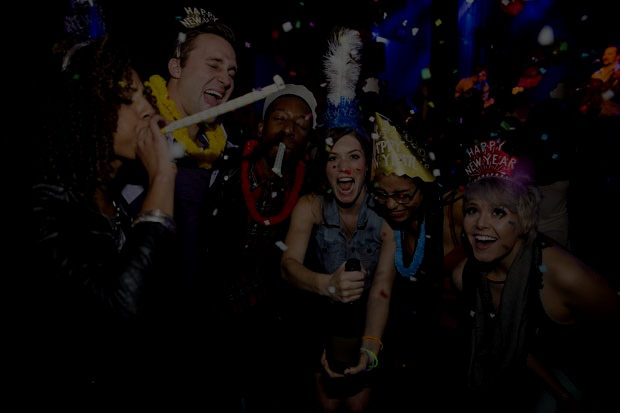
#> input picture darks/cooled_New-Years-Eve-at-home-Brits-shun-pubs-40-million-celebration-766689.JPG, 620 x 413 px; its folder holds only this picture in this run
$ python lightTest.py
#> lines starting #> are read from the running program, lines starting #| are printed output that depends on the picture
import cv2
import numpy as np
import matplotlib.pyplot as plt
from imutils import paths
import os
from PIL import Image,ImageStat

input_folder = "darks"
image_paths = list(paths.list_images(input_folder))
output = 'lights'

def brightness( im_file ):
   im = Image.open(im_file).convert('L')
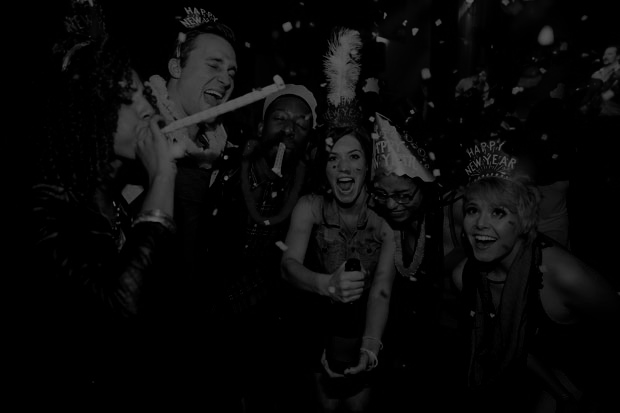
#> im: PIL image 620x413 L; min 0, max 101, mean 9.5
   stat = ImageStat.Stat(im)
   return stat.rms[0]

brights = []

for path in image_paths:
    # Load the image
    light = int(brightness(path))
#> light = 20
    print(f'{path.split("/")[-1]}: {light}')
#| cooled_New-Years-Eve-at-home-Brits-shun-pubs-40-million-celebration-766689.JPG: 20
    brights.append(light)
    # [5 lines of commented-out code are left out]


brightsData = np.array(brights)
#> brightsData = [20]
print('length: ', len(brights) )
#| length:  1
indices = np.array(range(len(brightsData)))
#> indices = [0]
plt.boxplot(brightsData)
# Create a histogram
# plt.hist(brightsData, bins=range(min(brightsData), max(brightsData) + 2))
# plt.scatter(indices,brightsData)
# plt.plot(brightsData)
plt.show()
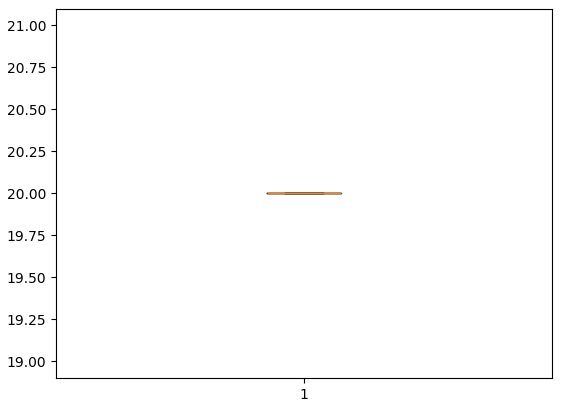
#> figure drawn by matplotlib, 1 panel
print(np.array(brights).std())
#| 0.0

$ run again, on darks/cooled_love_on_earth.JPG
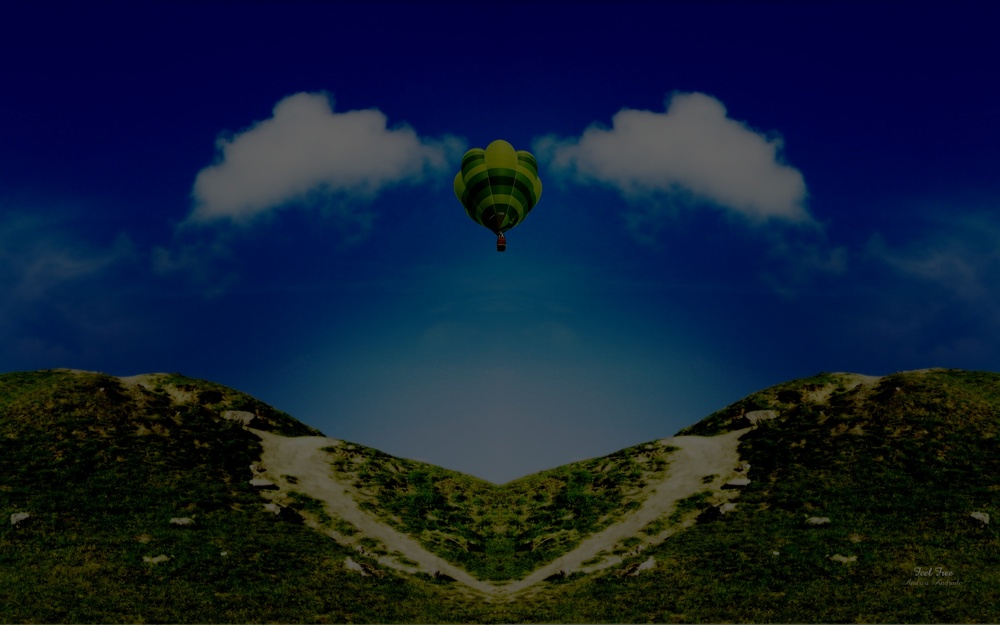
#> input picture darks/cooled_love_on_earth.JPG, 1000 x 625 px, shrunk from 1920 x 1200 before the run
#> in brightness, `im = Image.open(im_file).convert('L')`:
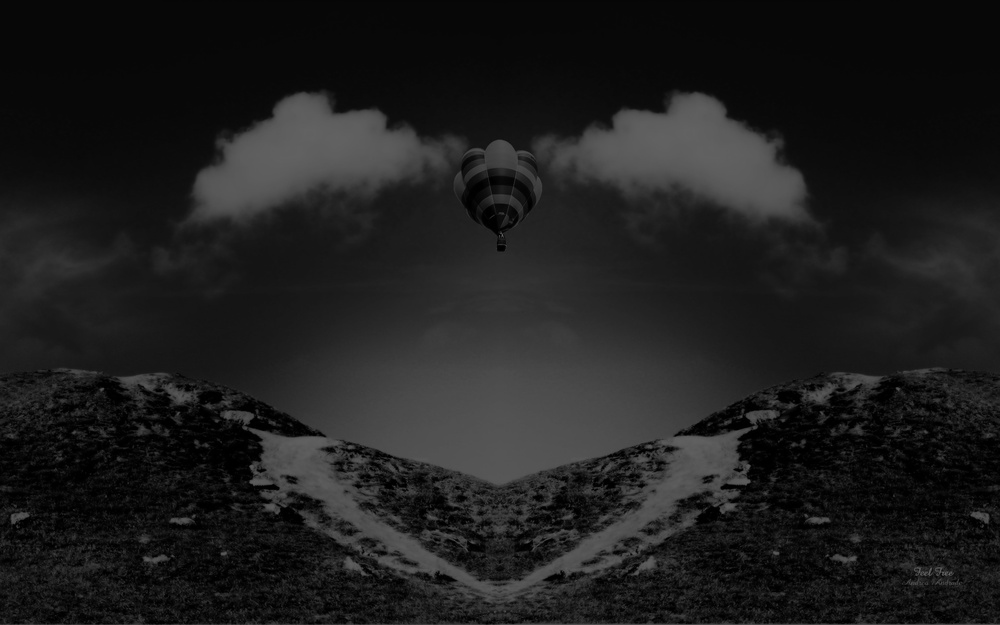
#> im: PIL image 1000x625 L; min 0, max 106, mean 29.8
#> light = 38
#| cooled_love_on_earth.JPG: 38
#> brightsData = [38]
#| length:  1
#> indices = [0]
#> `plt.show()`:
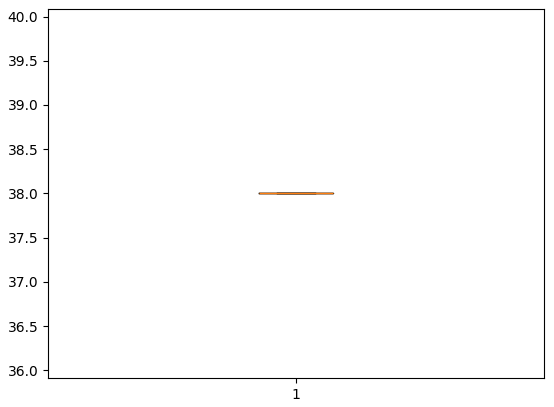
#> figure drawn by matplotlib, 1 panel
#| 0.0

$ run again, on darks/cooled_luke-dahlgren-350329-unsplash.JPG
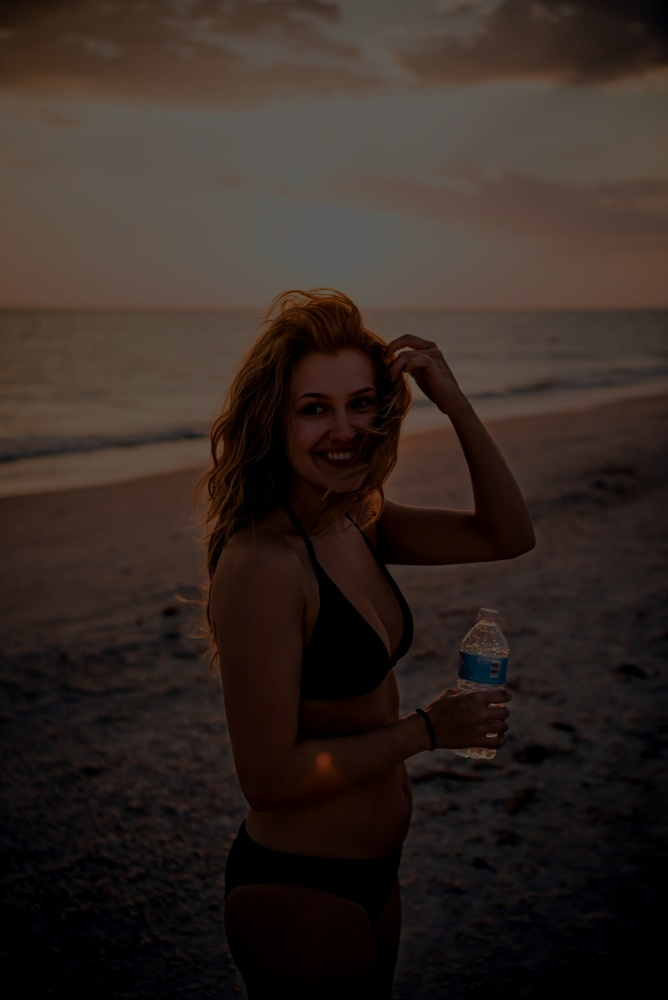
#> input picture darks/cooled_luke-dahlgren-350329-unsplash.JPG, 668 x 1000 px, shrunk from 1689 x 2530 before the run
#> in brightness, `im = Image.open(im_file).convert('L')`:
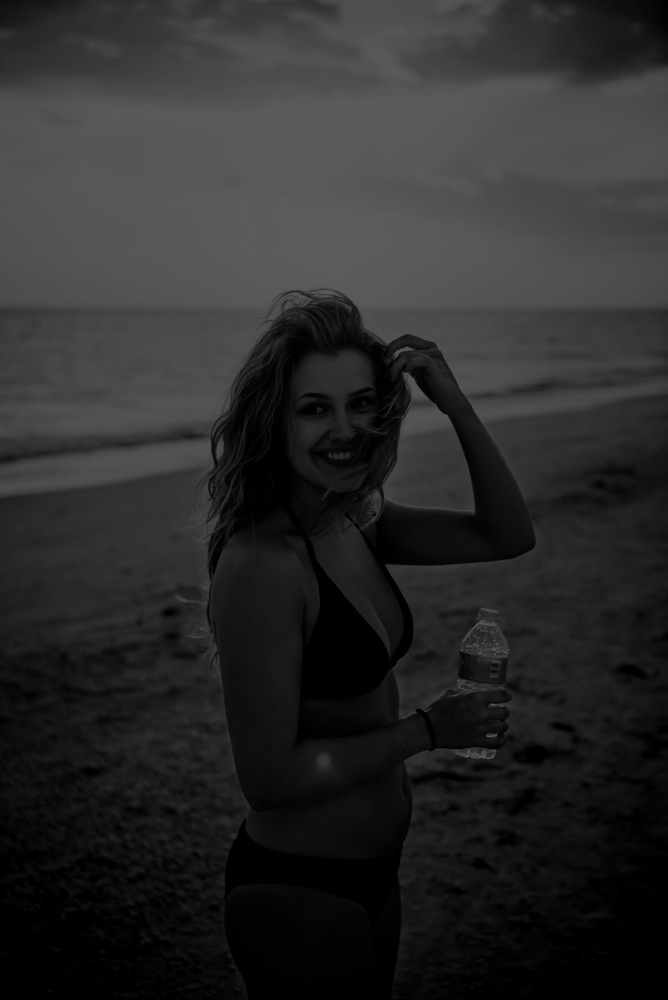
#> im: PIL image 668x1000 L; min 0, max 94, mean 42.5
#> light = 52
#| cooled_luke-dahlgren-350329-unsplash.JPG: 52
#> brightsData = [52]
#| length:  1
#> indices = [0]
#> `plt.show()`:
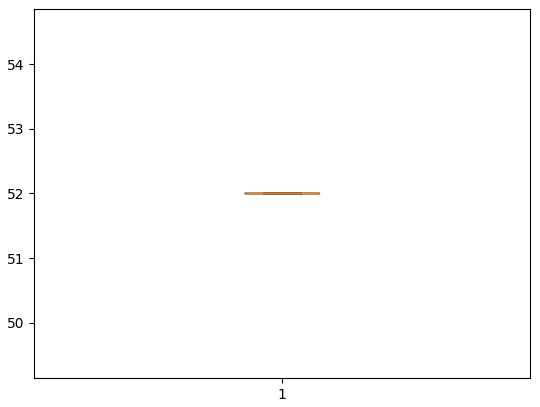
#> figure drawn by matplotlib, 1 panel
#| 0.0

$ run again, on darks/cooled_maid-milinkic-628112-unsplash.JPG
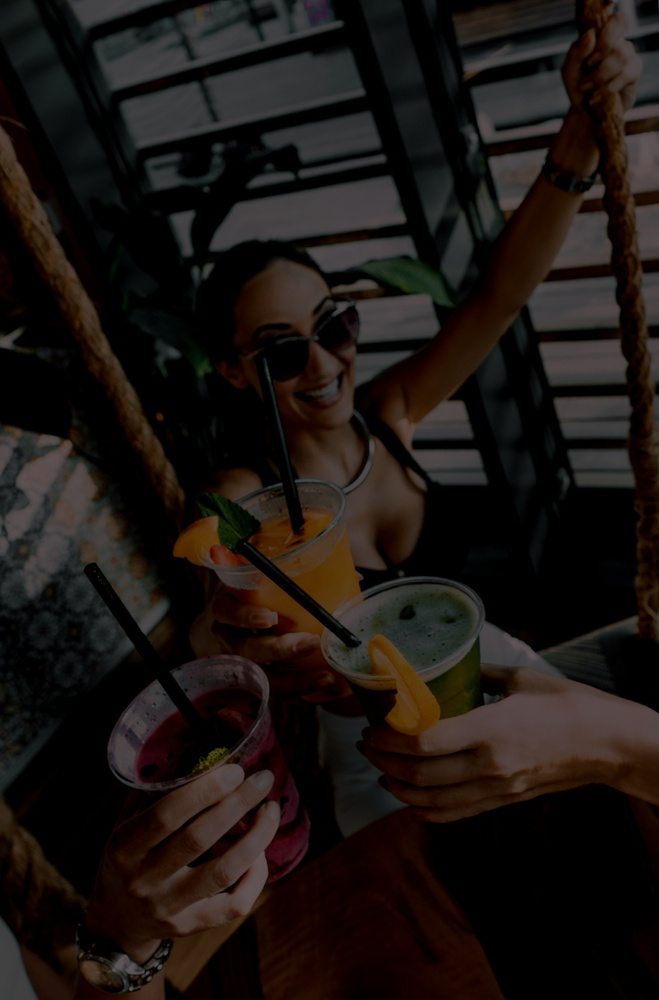
#> input picture darks/cooled_maid-milinkic-628112-unsplash.JPG, 659 x 1000 px, shrunk from 2316 x 3517 before the run
#> in brightness, `im = Image.open(im_file).convert('L')`:
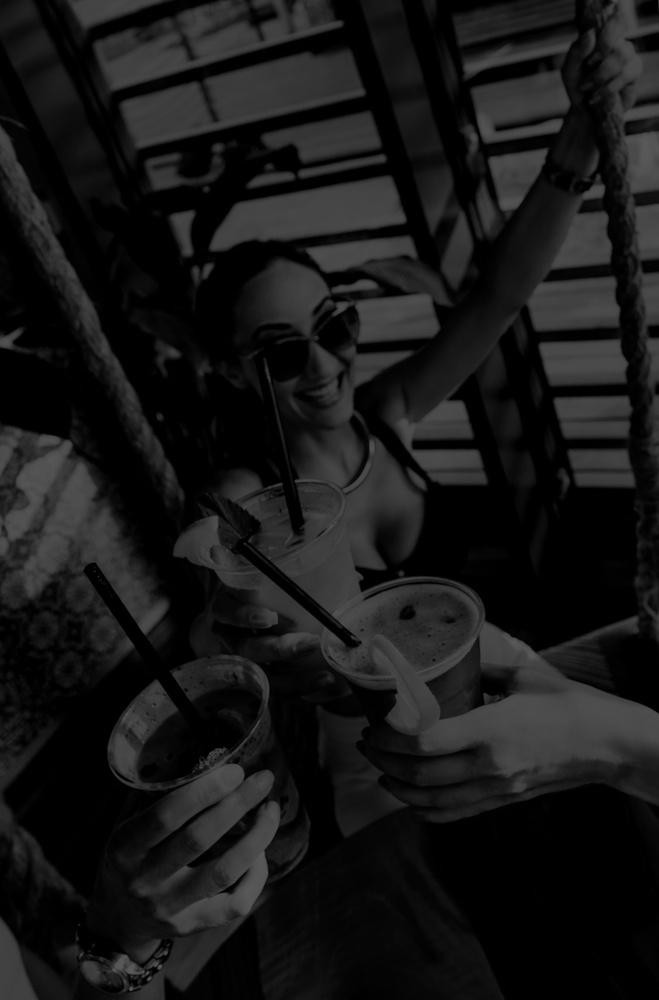
#> im: PIL image 659x1000 L; min 0, max 94, mean 23.4
#> light = 34
#| cooled_maid-milinkic-628112-unsplash.JPG: 34
#> brightsData = [34]
#| length:  1
#> indices = [0]
#> `plt.show()`:
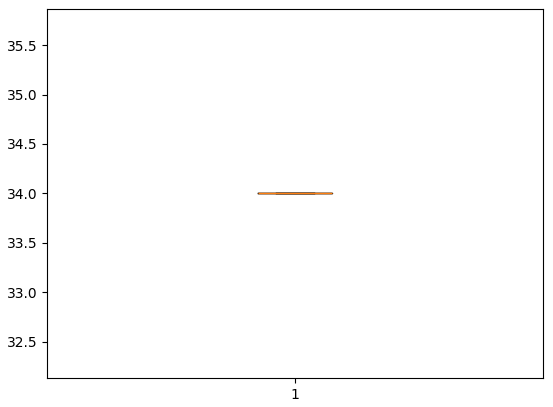
#> figure drawn by matplotlib, 1 panel
#| 0.0

$ run again, on darks/cooled_New-Years-Eve_833_460_80_c1.JPG
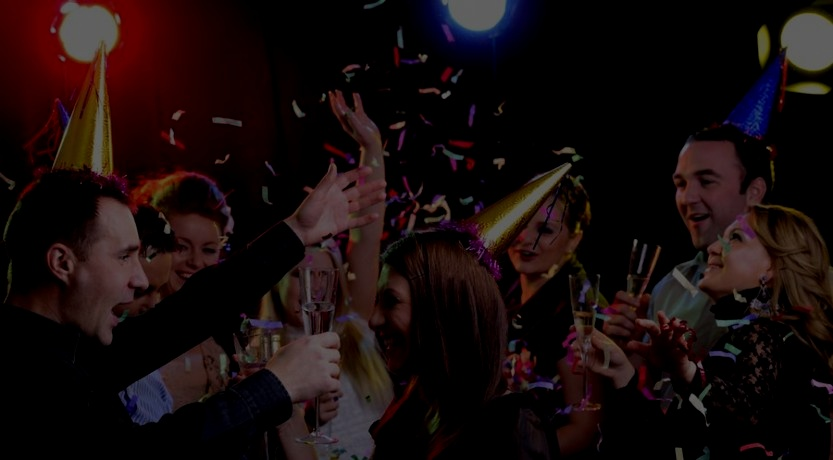
#> input picture darks/cooled_New-Years-Eve_833_460_80_c1.JPG, 833 x 460 px
#> in brightness, `im = Image.open(im_file).convert('L')`:
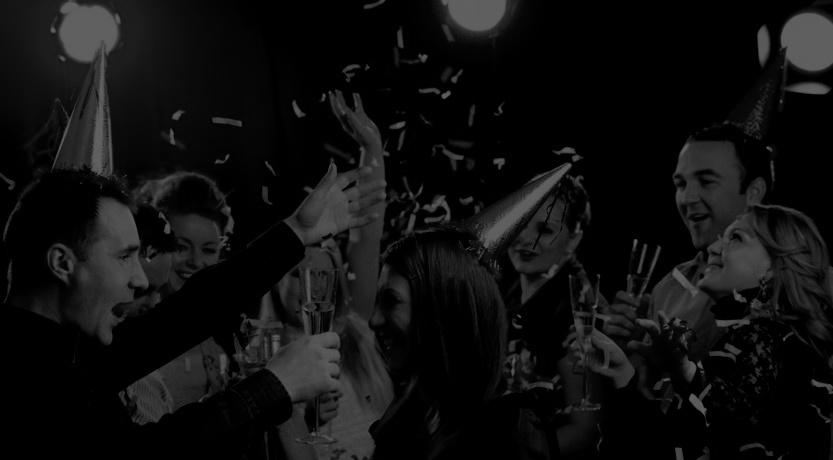
#> im: PIL image 833x460 L; min 0, max 101, mean 15.7
#> light = 28
#| cooled_New-Years-Eve_833_460_80_c1.JPG: 28
#> brightsData = [28]
#| length:  1
#> indices = [0]
#> `plt.show()`:
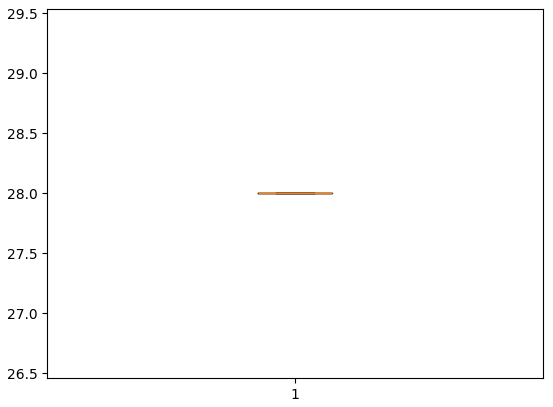
#> figure drawn by matplotlib, 1 panel
#| 0.0
